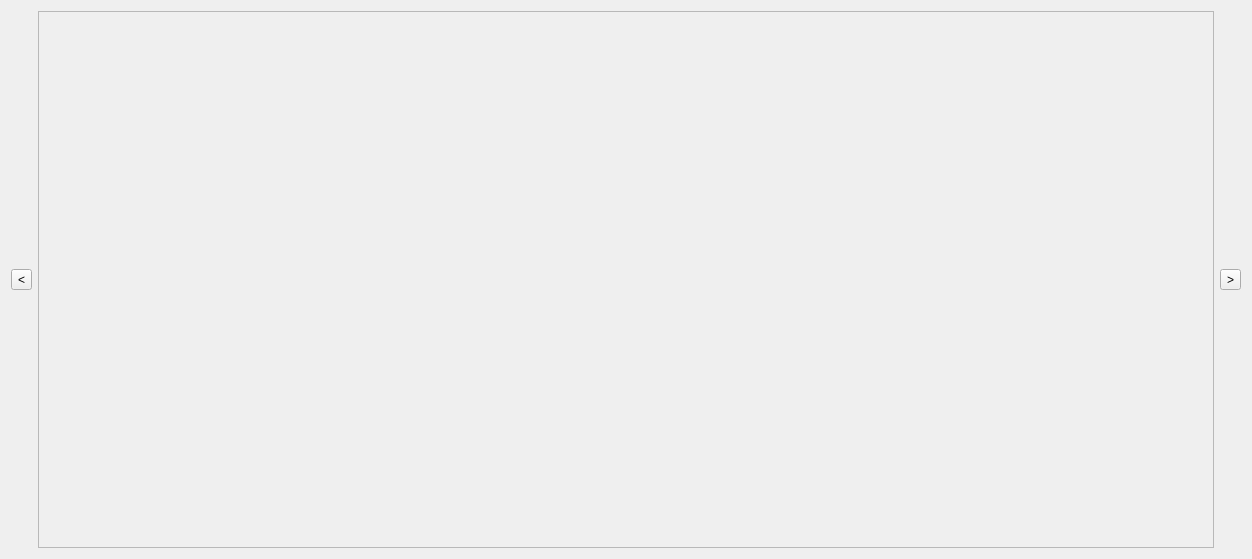
<?xml version="1.0" encoding="UTF-8"?>
<ui version="4.0">
 <class>fairwindsk::ui::Launcher</class>
 <widget class="QWidget" name="fairwindsk::ui::Launcher">
  <property name="geometry">
   <rect>
    <x>0</x>
    <y>0</y>
    <width>1252</width>
    <height>559</height>
   </rect>
  </property>
  <property name="sizePolicy">
   <sizepolicy hsizetype="Expanding" vsizetype="Ignored">
    <horstretch>0</horstretch>
    <verstretch>0</verstretch>
   </sizepolicy>
  </property>
  <property name="windowTitle">
   <string/>
  </property>
  <property name="styleSheet">
   <string notr="true"/>
  </property>
  <layout class="QGridLayout" name="gridLayout">
   <item row="0" column="0">
    <layout class="QHBoxLayout" name="horizontalLayout">
     <property name="sizeConstraint">
      <enum>QLayout::SetNoConstraint</enum>
     </property>
     <item>
      <widget class="QToolButton" name="toolButton_Left">
       <property name="text">
        <string>&lt;</string>
       </property>
       <property name="icon">
        <iconset>
         <normaloff>:/resources/images/icons/toolbutton_left.png</normaloff>:/resources/images/icons/toolbutton_left.png</iconset>
       </property>
       <property name="iconSize">
        <size>
         <width>32</width>
         <height>256</height>
        </size>
       </property>
      </widget>
     </item>
     <item>
      <widget class="QScrollArea" name="scrollArea">
       <property name="styleSheet">
        <string notr="true"/>
       </property>
       <property name="verticalScrollBarPolicy">
        <enum>Qt::ScrollBarAlwaysOff</enum>
       </property>
       <property name="widgetResizable">
        <bool>true</bool>
       </property>
       <property name="alignment">
        <set>Qt::AlignCenter</set>
       </property>
       <widget class="QWidget" name="scrollAreaWidgetContents">
        <property name="geometry">
         <rect>
          <x>0</x>
          <y>0</y>
          <width>1120</width>
          <height>531</height>
         </rect>
        </property>
       </widget>
      </widget>
     </item>
     <item>
      <widget class="QToolButton" name="toolButton_Right">
       <property name="styleSheet">
        <string notr="true"/>
       </property>
       <property name="text">
        <string>&gt;</string>
       </property>
       <property name="icon">
        <iconset>
         <normaloff>:/resources/images/icons/toolbutton_right.png</normaloff>:/resources/images/icons/toolbutton_right.png</iconset>
       </property>
       <property name="iconSize">
        <size>
         <width>32</width>
         <height>256</height>
        </size>
       </property>
      </widget>
     </item>
    </layout>
   </item>
  </layout>
 </widget>
 <resources/>
 <connections/>
</ui>
